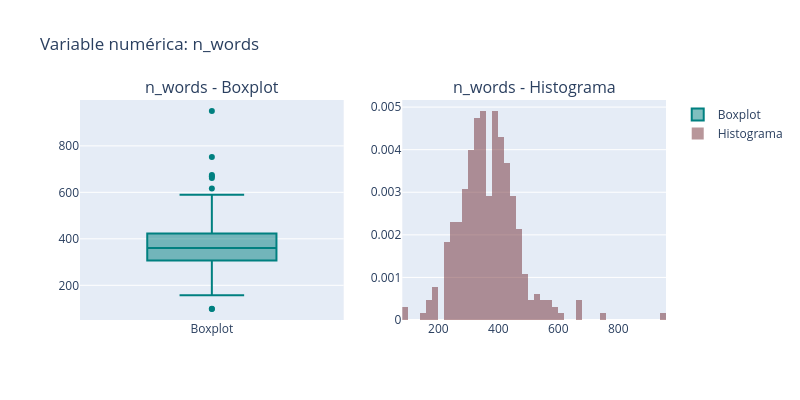
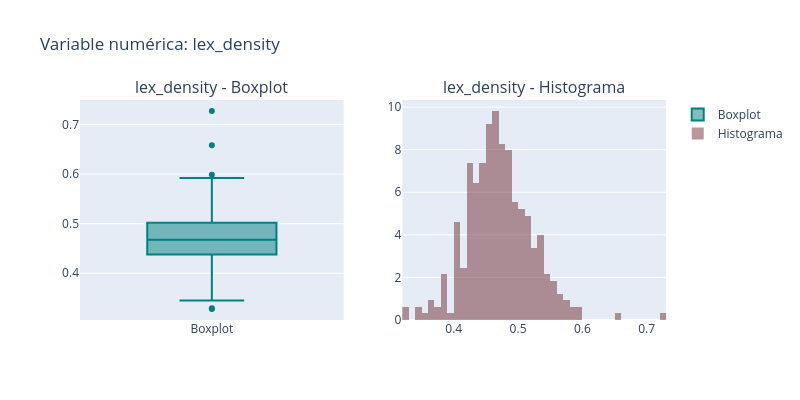

Here is the notebook cell these charts were saved with, in order:
### Code cell
analisis_songs2.plot_num()

### Figure 1 — Plotly figure (JSON) as saved in the notebook; plotly's stock layout.template omitted (floating-point values rounded to 4 significant figures; data arrays with more than 128 entries replaced by an {"elided": "..."} marker saying what was removed)
{"data": [{"marker": {"color": "#008080"}, "name": "Boxplot", "type": "box", "xaxis": "x", "y": {"elided": "326 float values"}, "yaxis": "y"}, {"histnorm": "probability density", "marker": {"color": "rgba(114, 47, 55, 0.5)"}, "name": "Histograma", "nbinsx": 50, "type": "histogram", "x": {"elided": "326 float values"}, "xaxis": "x2", "yaxis": "y2"}], "layout": {"annotations": [{"font": {"size": 16}, "showarrow": false, "text": "n_words - Boxplot", "x": 0.225, "xanchor": "center", "xref": "paper", "y": 1, "yanchor": "bottom", "yref": "paper"}, {"font": {"size": 16}, "showarrow": false, "text": "n_words - Histograma", "x": 0.775, "xanchor": "center", "xref": "paper", "y": 1, "yanchor": "bottom", "yref": "paper"}], "height": 400, "title": {"text": "Variable numérica: n_words"}, "width": 800, "xaxis": {"anchor": "y", "domain": [0, 0.45]}, "xaxis2": {"anchor": "y2", "domain": [0.55, 1]}, "yaxis": {"anchor": "x", "domain": [0, 1]}, "yaxis2": {"anchor": "x2", "domain": [0, 1]}}}

### Figure 2 — Plotly figure (JSON) as saved in the notebook; plotly's stock layout.template omitted (floating-point values rounded to 4 significant figures; data arrays with more than 128 entries replaced by an {"elided": "..."} marker saying what was removed)
{"data": [{"marker": {"color": "#008080"}, "name": "Boxplot", "type": "box", "xaxis": "x", "y": {"elided": "326 float values"}, "yaxis": "y"}, {"histnorm": "probability density", "marker": {"color": "rgba(114, 47, 55, 0.5)"}, "name": "Histograma", "nbinsx": 50, "type": "histogram", "x": {"elided": "326 float values"}, "xaxis": "x2", "yaxis": "y2"}], "layout": {"annotations": [{"font": {"size": 16}, "showarrow": false, "text": "lex_density - Boxplot", "x": 0.225, "xanchor": "center", "xref": "paper", "y": 1, "yanchor": "bottom", "yref": "paper"}, {"font": {"size": 16}, "showarrow": false, "text": "lex_density - Histograma", "x": 0.775, "xanchor": "center", "xref": "paper", "y": 1, "yanchor": "bottom", "yref": "paper"}], "height": 400, "title": {"text": "Variable numérica: lex_density"}, "width": 800, "xaxis": {"anchor": "y", "domain": [0, 0.45]}, "xaxis2": {"anchor": "y2", "domain": [0.55, 1]}, "yaxis": {"anchor": "x", "domain": [0, 1]}, "yaxis2": {"anchor": "x2", "domain": [0, 1]}}}
